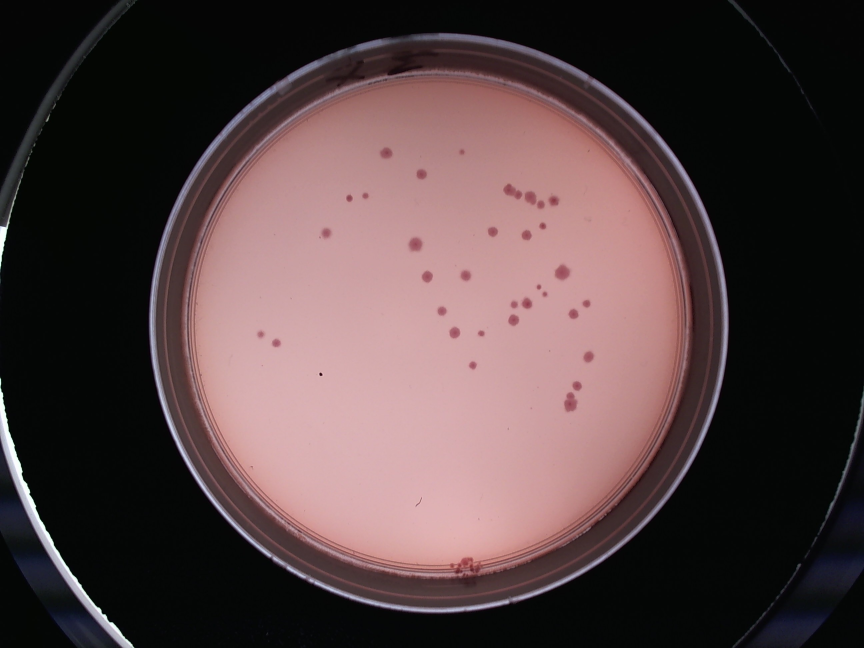
#> input picture images/WIN_20250905_11_49_20_Pro.jpg, 2592 x 1944 px (shown at 1/3 size)
$ python preprocess.py --image images/WIN_20250905_11_49_20_Pro.jpg
#> lines starting #> are read from the running program, lines starting #| are printed output that depends on the picture; after the words box and inside, x2 and y2 are one past the last pixel; in counts of white or black regions, pixels touching at a corner belong together
import argparse
import json
import os
import sys
import uuid
from typing import Any, Dict, Optional, Tuple

import cv2
import numpy as np


# Hardcoded dish circles (processed/upscaled coordinate space) for known demo images.
# This bypasses Hough detection and ensures consistent cropping/masking.
# Keyed by the basename of the input image path.
HARDCODED_CIRCLES_PROCESSED: Dict[str, Tuple[int, int, int]] = {
    # MacConkey/Nutrient plate photos
    "WIN_20250905_11_49_20_Pro.jpg": (3047, 2247, 1629),
    "WIN_20250905_11_48_18_Pro.jpg": (3012, 2262, 1763),
    "WIN_20250905_11_42_42_Pro.jpg": (3052, 2282, 1750),
    # Backend maps image_id WIN_20250905_11_44_26_Pro -> file WIN_20250905_11_44_26_Pro.jpg
    "WIN_20250905_11_44_26_Pro.jpg": (3052, 2257, 1700),

    # Count films
    "complex 1.jpg": (3000, 3650, 1500),
    "standard 1.jpg": (3000, 3598, 1450),

    # BMP samples
    "85.bmp": (2872, 2437, 1261),
    "82.bmp": (2872, 2532, 1261),
}


def _json_stdout(payload: Dict[str, Any]) -> None:
    sys.stdout.write(json.dumps(payload))
    sys.stdout.flush()


# [4 lines left out: function _die, not called in this run]


def upscale_to_min_width_bicubic_unsharp(
    bgr: np.ndarray, min_width: int = 6000
) -> Tuple[np.ndarray, float, Dict[str, Any]]:
    h, w = bgr.shape[:2]
    meta: Dict[str, Any] = {
        "did_upscale": False,
        "requested_min_width": min_width,
        "requested_scale": 1.0,
        "actual_scale": 1.0,
        "upscaled_size": {"width": w, "height": h},
    }
    if w <= 0 or h <= 0:
        return bgr, 1.0, meta

    if w >= min_width:
        return bgr, 1.0, meta

    requested_scale = float(min_width) / float(w)
    target_w = int(round(w * requested_scale))
    target_h = int(round(h * requested_scale))

    upscaled = cv2.resize(bgr, (target_w, target_h), interpolation=cv2.INTER_CUBIC)

    # Match C++: blur + addWeighted (mild unsharp mask)
    blurred = cv2.GaussianBlur(upscaled, (5, 5), 0)
    amount = 0.5
    upscaled = cv2.addWeighted(upscaled, 1.0 + amount, blurred, -amount, 0)

    actual_scale = float(upscaled.shape[1]) / float(w) if w > 0 else 1.0
    meta.update(
        {
            "did_upscale": True,
            "requested_scale": requested_scale,
            "actual_scale": actual_scale,
            "upscaled_size": {"width": int(upscaled.shape[1]), "height": int(upscaled.shape[0])},
        }
    )
    return upscaled, actual_scale, meta


# [191 lines left out: functions detect_circle_maskroi_like, detect_circle_legacy256, not called in this run]


def crop_to_circle_mask_bbox(bgr: np.ndarray, center: Tuple[int, int], radius: int) -> Tuple[np.ndarray, Tuple[int, int], Dict[str, Any]]:
    h, w = bgr.shape[:2]
    cx, cy = center

    mask = np.zeros((h, w), dtype=np.uint8)
    cv2.circle(mask, (int(cx), int(cy)), int(radius), 255, -1)

    nz = cv2.findNonZero(mask)
    if nz is None:
        return bgr, (0, 0), {"bbox": None}

    x, y, bw, bh = cv2.boundingRect(nz)
    x = max(0, min(int(x), w - 1))
    y = max(0, min(int(y), h - 1))
    bw = max(1, min(int(bw), w - x))
    bh = max(1, min(int(bh), h - y))

    cropped = bgr[y : y + bh, x : x + bw].copy()
    return cropped, (x, y), {"bbox": {"x": int(x), "y": int(y), "w": int(bw), "h": int(bh)}}


def apply_circular_background_mask_inplace(
    bgr: np.ndarray,
    center: Tuple[int, int],
    radius: int,
    fill_bgr: Optional[Tuple[int, int, int]] = None,
) -> Dict[str, Any]:
    """
    Mutates bgr: pixels outside the circle are set to a background color.
    This emulates OpenCFU's ROI mask filtering (Step_FiltIPosition2D) for backends
    that cannot pass a mask into OpenCFU.
    """
    h, w = bgr.shape[:2]
    cx, cy = int(center[0]), int(center[1])
    r = int(radius)
    if w <= 0 or h <= 0 or r <= 0:
        return {"applied": False, "reason": "invalid_dims"}

    cx = max(0, min(cx, w - 1))
    cy = max(0, min(cy, h - 1))
    r = max(1, min(r, max(w, h)))

    mask = np.zeros((h, w), dtype=np.uint8)
    cv2.circle(mask, (cx, cy), r, 255, -1)

    # Choose fill color from an annulus near the dish edge for stable background.
    used_fill = fill_bgr
    if used_fill is None:
        inner = max(1, r - 25)
        outer = max(inner + 1, r - 8)
        ring = np.zeros((h, w), dtype=np.uint8)
        cv2.circle(ring, (cx, cy), outer, 255, -1)
        cv2.circle(ring, (cx, cy), inner, 0, -1)
        ring_pixels = bgr[ring == 255]
        if ring_pixels is not None and ring_pixels.size > 0:
            mean = ring_pixels.mean(axis=0)
            used_fill = (int(mean[0]), int(mean[1]), int(mean[2]))
        else:
            used_fill = (255, 255, 255)

    inv = cv2.bitwise_not(mask)
    bgr[inv == 255] = used_fill

    return {
        "applied": True,
        "fill_bgr": {"b": int(used_fill[0]), "g": int(used_fill[1]), "r": int(used_fill[2])},
        "center": {"x": cx, "y": cy},
        "radius": r,
    }


def main() -> None:
    parser = argparse.ArgumentParser(description="ROI preprocess (IncuCount-compatible).")
    parser.add_argument("--image", required=True, help="Path to input image")
    parser.add_argument("--out", required=False, help="Optional output path for processed image")
    args = parser.parse_args()

    image_path = args.image
    if not os.path.exists(image_path):
        _die(f"Error: Image file does not exist: {image_path}")

    bgr = cv2.imread(image_path, cv2.IMREAD_COLOR)
#> bgr is the input picture: shape (1944, 2592, 3); mean B, G, R 65.9, 65, 83.3
    if bgr is None:
        _die(f"Error: Could not read image at: {image_path}")

    original_h, original_w = bgr.shape[:2]
#> original_h = 1944; original_w = 2592

    # 1) Upscale-to-6000-width (ProcessingOptions.hpp behavior)
    upscaled_bgr, scale_factor, upscale_meta = upscale_to_min_width_bicubic_unsharp(bgr, min_width=6000)
#> scale_factor = 2.31; upscale_meta = 5 items

    # 2) Hardcoded circle override (processed/upscaled space)
    basename = os.path.basename(image_path)
    hardcoded = HARDCODED_CIRCLES_PROCESSED.get(basename)
    detected_center = None
    detected_radius = None
    hough_meta: Dict[str, Any] = {"used_hardcoded": False}
    detection_source = "upscaled"
    hough_meta_original = None
    hough_meta_legacy256 = None

    if hardcoded is not None:
        cx, cy, r = hardcoded
        uh, uw = upscaled_bgr.shape[:2]
#> uh = 4500; uw = 6000
        cx = max(0, min(int(cx), uw - 1))
#> cx = 3047
        cy = max(0, min(int(cy), uh - 1))
#> cy = 2247
        r = max(1, min(int(r), max(uw, uh)))
#> r = 1629
        detected_center, detected_radius = (cx, cy), int(r)
#> detected_center = (3047, 2247); detected_radius = 1629
        detection_source = "hardcoded_processed"
        hough_meta = {"used_hardcoded": True, "basename": basename}

    # 3) Auto circle detection (MaskROI.cpp behavior) (fallback if not hardcoded)
    # 2) Auto circle detection (MaskROI.cpp behavior)
    # Try on upscaled image first (matches C++ pipeline). If it fails, fall back to
    # detecting on the original image then map the circle into upscaled coordinates.
    if detected_center is None or detected_radius is None:
        detected_center, detected_radius, hough_meta = detect_circle_maskroi_like(upscaled_bgr)
        detection_source = "upscaled"

    if detected_center is None or detected_radius is None:
        center_orig, radius_orig, hough_meta_original = detect_circle_maskroi_like(bgr)
        if center_orig is not None and radius_orig is not None:
            detection_source = "original_fallback"
            # Map to upscaled coordinate space for cropping the upscaled image
            mapped_center = (
                int(round(float(center_orig[0]) * float(scale_factor))),
                int(round(float(center_orig[1]) * float(scale_factor))),
            )
            mapped_radius = int(round(float(radius_orig) * float(scale_factor)))
            # Clamp to upscaled bounds
            uh, uw = upscaled_bgr.shape[:2]
            mapped_center = (
                max(0, min(mapped_center[0], uw - 1)),
                max(0, min(mapped_center[1], uh - 1)),
            )
            mapped_radius = max(1, min(mapped_radius, max(uw, uh)))
            detected_center, detected_radius = mapped_center, mapped_radius
            # Keep hough_meta as "upscaled" attempt + record original attempt separately
        else:
            # Final fallback: older 256px-width Hough settings (often better on classic Petri photos)
            center_legacy, radius_legacy, hough_meta_legacy256 = detect_circle_legacy256(bgr)
            if center_legacy is not None and radius_legacy is not None:
                detection_source = "legacy256_original_fallback"
                mapped_center = (
                    int(round(float(center_legacy[0]) * float(scale_factor))),
                    int(round(float(center_legacy[1]) * float(scale_factor))),
                )
                mapped_radius = int(round(float(radius_legacy) * float(scale_factor)))
                uh, uw = upscaled_bgr.shape[:2]
                mapped_center = (
                    max(0, min(mapped_center[0], uw - 1)),
                    max(0, min(mapped_center[1], uh - 1)),
                )
                mapped_radius = max(1, min(mapped_radius, max(uw, uh)))
                detected_center, detected_radius = mapped_center, mapped_radius

    cropped = False
    crop_offset_processed = (0, 0)
    bbox_meta: Dict[str, Any] = {"bbox": None}
    mask_meta: Dict[str, Any] = {"applied": False}
    processed_bgr = upscaled_bgr

    if detected_center is not None and detected_radius is not None:
        processed_bgr, crop_offset_processed, bbox_meta = crop_to_circle_mask_bbox(
            upscaled_bgr, detected_center, detected_radius
        )
#> in crop_to_circle_mask_bbox, `cv2.circle(mask, (int(cx), int(cy)), int(radius), 255, -1)`:
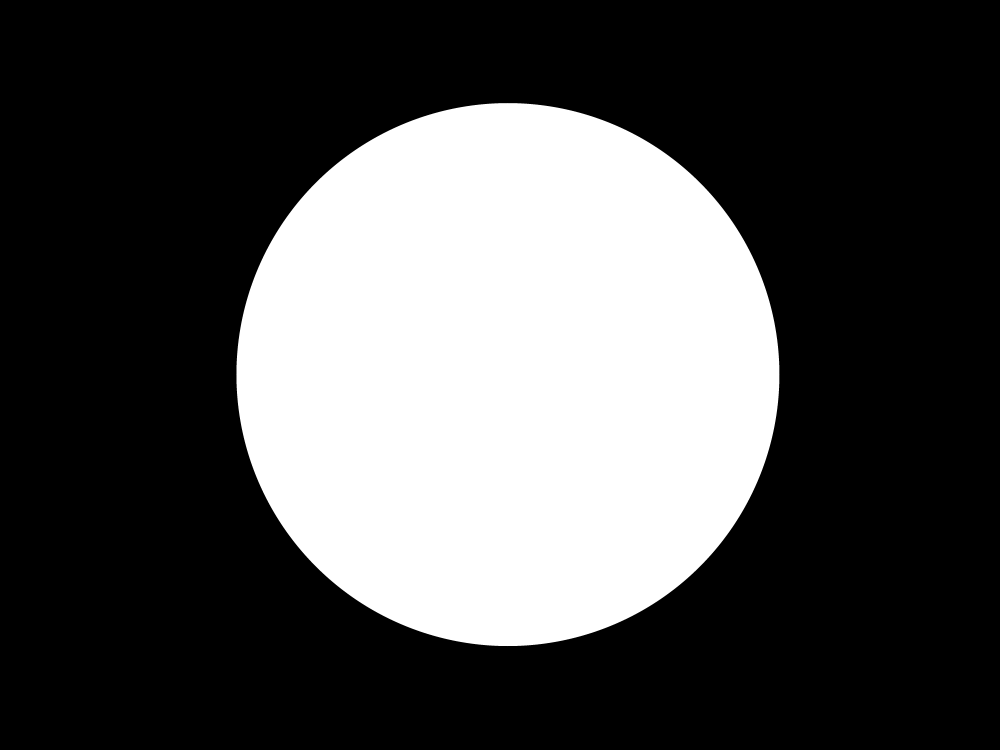
#> mask: shape (4500, 6000) (shown at 1/6 size); 30.9% white; 1 white region, box (x1, y1, x2, y2) and area: (1418, 618, 4677, 3877) 8336577
#> in crop_to_circle_mask_bbox, `cropped = bgr[y : y + bh, x : x + bw].copy()`:
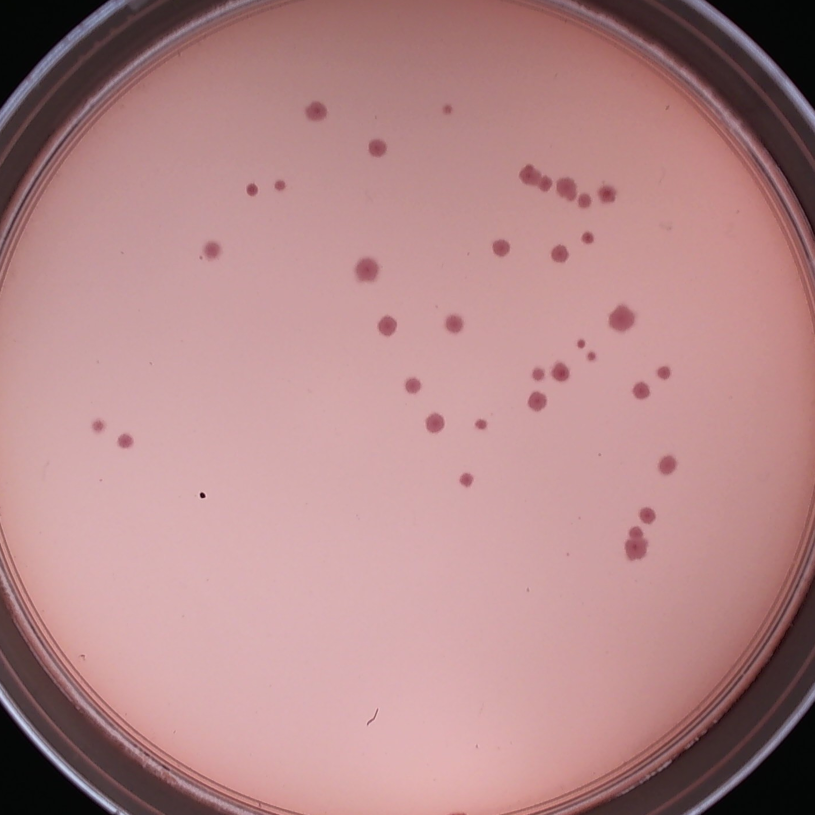
#> cropped: shape (3259, 3259, 3) (shown at 1/4 size); mean B, G, R 137.2, 135.9, 179
#> crop_offset_processed = (1418, 618); bbox_meta = 1 item
        cropped = bbox_meta.get("bbox") is not None
#> cropped = True

        # Critical: even after cropping bbox, the image still contains corners outside the dish.
        # Apply a circular mask (fill outside with background color) so OpenCFU can't detect there.
        if cropped and bbox_meta.get("bbox") is not None:
            bx = int(bbox_meta["bbox"]["x"])
#> bx = 1418
            by = int(bbox_meta["bbox"]["y"])
#> by = 618
            local_center = (int(detected_center[0]) - bx, int(detected_center[1]) - by)
#> local_center = (1629, 1629)
            mask_meta = apply_circular_background_mask_inplace(processed_bgr, local_center, int(detected_radius))
#> in apply_circular_background_mask_inplace, `cx, cy = int(center[0]), int(center[1])`: cx = 1629
#> in apply_circular_background_mask_inplace, `cv2.circle(mask, (cx, cy), r, 255, -1)`:
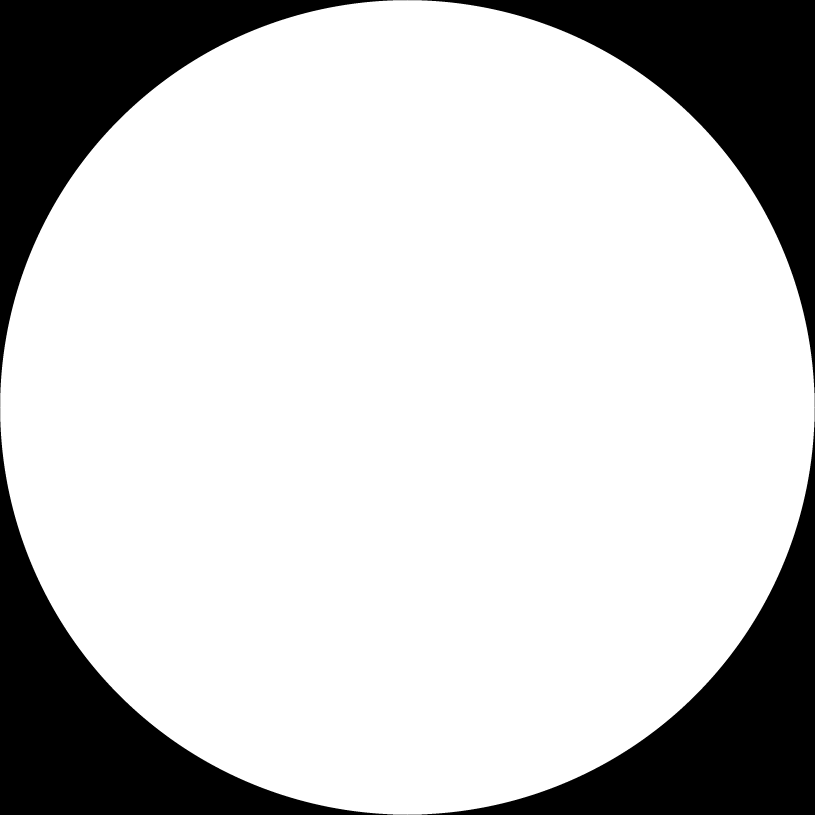
#> mask: shape (3259, 3259) (shown at 1/4 size); 78.5% white; 4 black regions, box (x1, y1, x2, y2) and area: (0, 0, 1629, 1629) 571126, (1630, 0, 3259, 1629) 571126, (0, 1630, 1629, 3259) 571126, (1630, 1630, 3259, 3259) 571126
#> in apply_circular_background_mask_inplace, `cv2.circle(ring, (cx, cy), outer, 255, -1)`:
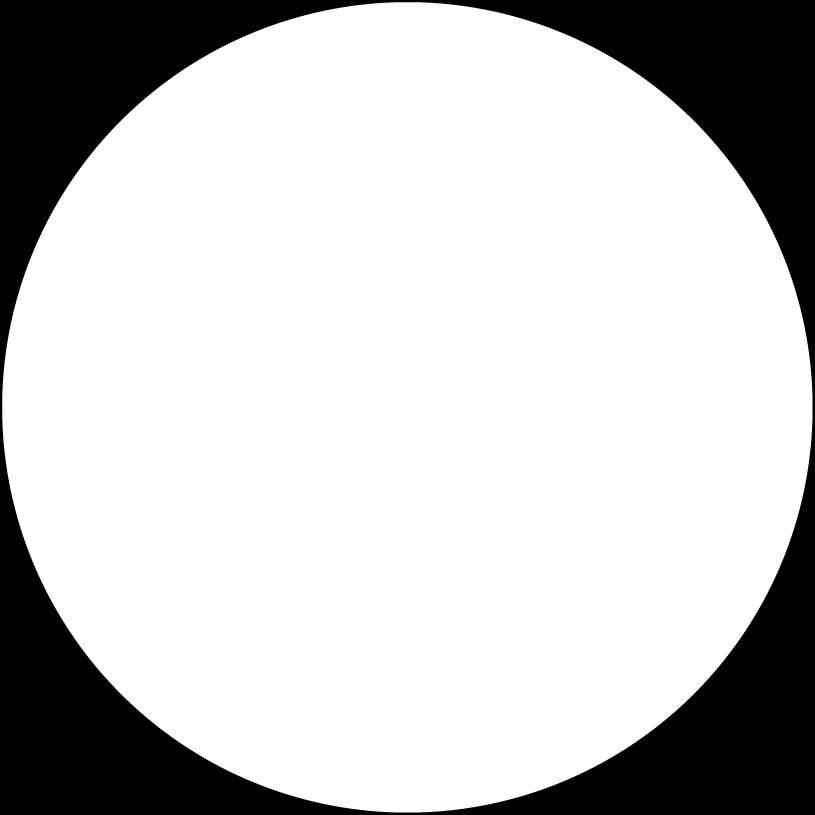
#> ring: shape (3259, 3259) (shown at 1/4 size); 77.7% white; 1 black region, box (x1, y1, x2, y2) and area: (0, 0, 3259, 3259) 2366204
#> in apply_circular_background_mask_inplace, `cv2.circle(ring, (cx, cy), inner, 0, -1)`:
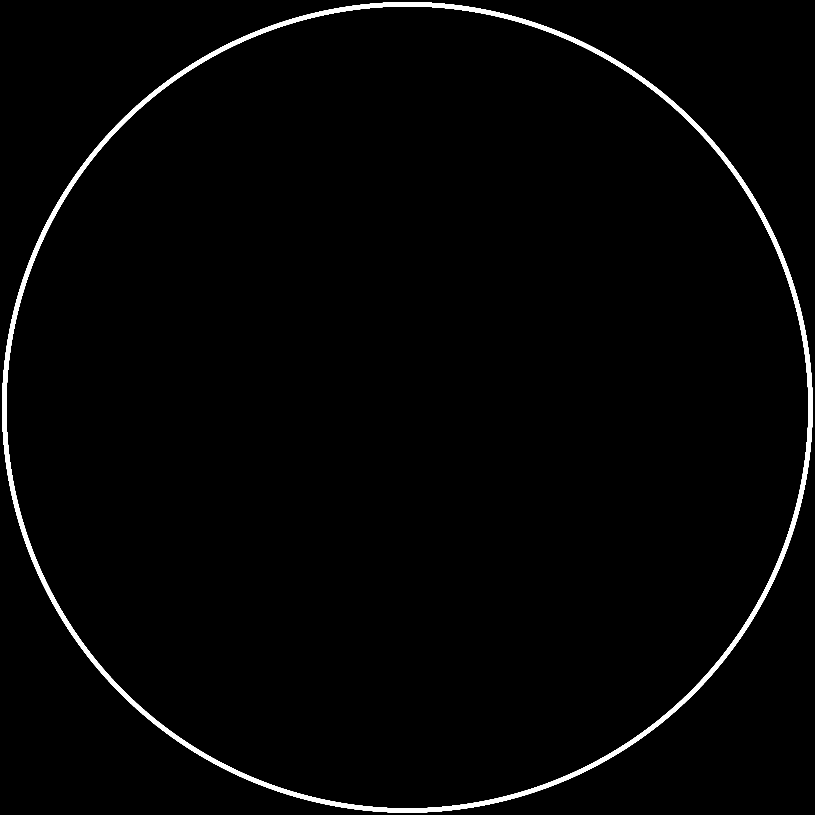
#> ring: shape (3259, 3259) (shown at 1/4 size); 1.6% white; 1 white region, box (x1, y1, x2, y2) and area: (8, 8, 3251, 3251) 172196
#> in apply_circular_background_mask_inplace, `mean = ring_pixels.mean(axis=0)`: mean = [131.6, 134, 187.3]
#> in apply_circular_background_mask_inplace, `used_fill = (int(mean[0]), int(mean[1]), int(mean[2]))`: used_fill = (131, 133, 187)
#> in apply_circular_background_mask_inplace, `bgr[inv == 255] = used_fill`:
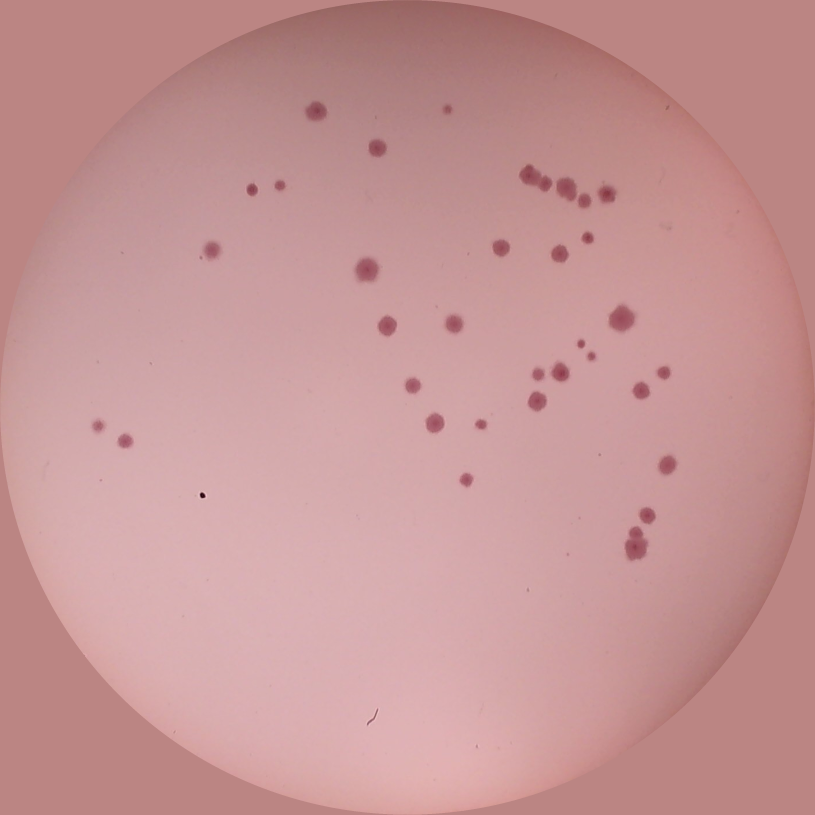
#> bgr: shape (3259, 3259, 3) (shown at 1/4 size); mean B, G, R 149.6, 149.1, 197.5
#> mask_meta = 4 items

    processed_h, processed_w = processed_bgr.shape[:2]
#> processed_h = 3259; processed_w = 3259

    # 3) Output path
    if args.out:
        out_path = args.out
        out_dir = os.path.dirname(os.path.abspath(out_path))
        if out_dir:
            os.makedirs(out_dir, exist_ok=True)
    else:
        base_dir = os.path.dirname(os.path.abspath(__file__))
        out_dir = os.path.join(base_dir, "temp_preprocessing")
        os.makedirs(out_dir, exist_ok=True)
        out_path = os.path.join(out_dir, f"preprocessed_{uuid.uuid4().hex}.png")

    ok = cv2.imwrite(out_path, processed_bgr)
    if not ok:
        _die(f"Error: Failed to write processed image to: {out_path}")

    # Convert processed-space offsets to original-space offsets
    inv_scale = (1.0 / float(scale_factor)) if float(scale_factor) > 0.0 else 1.0
#> inv_scale = 0.432
    crop_offset_original = (float(crop_offset_processed[0]) * inv_scale, float(crop_offset_processed[1]) * inv_scale)
#> crop_offset_original = (612.6, 267)

    detected_circle_processed: Dict[str, Any] = {"present": False}
    detected_circle: Dict[str, Any] = {"present": False}
    if detected_center is not None and detected_radius is not None:
        detected_circle_processed = {
            "present": True,
            "source": "hardcoded" if detection_source.startswith("hardcoded") else "auto",
            "center": {"x": int(detected_center[0]), "y": int(detected_center[1])},
            "radius": int(detected_radius),
        }
        detected_circle = {
            "present": True,
            "source": "hardcoded" if detection_source.startswith("hardcoded") else "auto",
            "center": {
                "x": float(detected_center[0]) * inv_scale,
                "y": float(detected_center[1]) * inv_scale,
            },
            "radius": float(detected_radius) * inv_scale,
        }

    payload: Dict[str, Any] = {
        "processed_image_path": out_path,
        "created_temp_file": True,
        "cropped": bool(cropped),
        "scale_factor": float(scale_factor),
        "crop_offset_processed": {"x": int(crop_offset_processed[0]), "y": int(crop_offset_processed[1])},
        "crop_offset": {"x": float(crop_offset_original[0]), "y": float(crop_offset_original[1])},
        "original_size": {"width": int(original_w), "height": int(original_h)},
        "processed_size": {"width": int(processed_w), "height": int(processed_h)},
        "upscaled_size": upscale_meta.get("upscaled_size"),
        "detected_circle_processed": detected_circle_processed,
        "detected_circle": detected_circle,
        "debug": {
            "upscale": upscale_meta,
            "hough": hough_meta,
            "hough_original": hough_meta_original,
            "hough_legacy256": hough_meta_legacy256,
            "detection_source": detection_source,
            "bbox": bbox_meta.get("bbox"),
            "circle_mask": mask_meta,
        },
    }

    _json_stdout(payload)
#> (printed output is left out)


if __name__ == "__main__":
    main()
